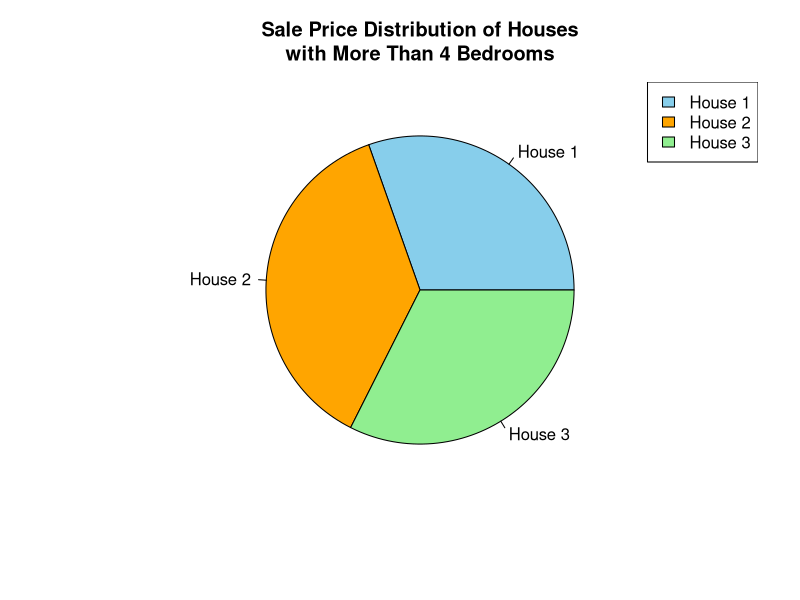

Recreate this plot in R.
# Create a sample house dataset
house_data <- matrix(c(
  3, 1500, 250000,
  5, 2200, 450000,
  4, 1800, 320000,
  6, 2800, 550000,
  5, 2400, 480000
), nrow = 5, byrow = TRUE)

colnames(house_data) <- c("Bedrooms", "Square_Footage", "Sale_Price")

# Select houses with more than 4 bedrooms
houses_gt4 <- house_data[house_data[, "Bedrooms"] > 4, ]

# Calculate average sale price
average_price <- mean(houses_gt4[, "Sale_Price"])

cat("Average Sale Price =", average_price, "\n")

# Pie Chart
pie(
  houses_gt4[, "Sale_Price"],
  labels = paste("House", 1:nrow(houses_gt4)),
  col = c("skyblue", "orange", "lightgreen"),
  main = "Sale Price Distribution of Houses\nwith More Than 4 Bedrooms"
)

# Add Legend
legend(
  "topright",
  legend = paste("House", 1:nrow(houses_gt4)),
  fill = c("skyblue", "orange", "lightgreen")
)
